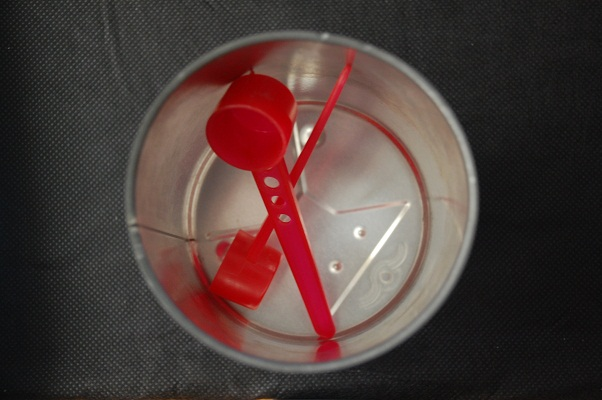
//> input picture images/BabyFood-Test6.JPG, 602 x 400 px
$ ./hist ../images/BabyFood-Test6.JPG   (built with g++ and OpenCV 4)
//> lines starting //> are read from the running program, lines starting //| are printed output that depends on the picture; after the words box and inside, x2 and y2 are one past the last pixel; in counts of white or black regions, pixels touching at a corner belong together
#include "opencv2/highgui/highgui.hpp"
#include "opencv2/imgproc/imgproc.hpp"
#include <iostream>
#include <stdio.h>

using namespace std;
using namespace cv;

Mat load_image(int argc, char**argv)
{
    assert((argc == 2) && "Not enough arguments");
    Mat image = imread(argv[1], CV_LOAD_IMAGE_COLOR);   // Read the file
    assert((image.data) && "Could not open or find image");
    return image;
}

Mat calc_hist(Mat src)
{
    vector<Mat> bgr_planes;
    split( src , bgr_planes );

    /// Establish the number of bins
    int histSize = 256;

    float range[] = { 0, 256 } ;
    const float* histRange = { range };

    bool uniform = true; bool accumulate = false;

    Mat hue, luminance, saturation;

    /// Compute the histograms:
    calcHist( &bgr_planes[0], 1, 0, Mat(), hue, 1, &histSize, &histRange, uniform, accumulate );
    calcHist( &bgr_planes[1], 1, 0, Mat(), luminance, 1, &histSize, &histRange, uniform, accumulate );
    calcHist( &bgr_planes[2], 1, 0, Mat(), saturation, 1, &histSize, &histRange, uniform, accumulate );

    // Draw the histograms for B, G and R
    int hist_w = 512;
    int hist_h = 400;
    int bin_w = cvRound( (double) hist_w/histSize );

    Mat histImage( hist_h, hist_w, CV_8UC3, Scalar( 0,0,0) );

    /// Normalize the result to [ 0, histImage.rows ]
    normalize(hue, hue, 0, histImage.rows, NORM_MINMAX, -1, Mat() );
    normalize(luminance, luminance, 0, histImage.rows, NORM_MINMAX, -1, Mat() );
    normalize(saturation, saturation, 0, histImage.rows, NORM_MINMAX, -1, Mat() );

    /// Draw for each channel
    for( int i = 1; i < histSize; i++ )
    {

        if (i <= 7 || i >= 162) {
            line( histImage, Point( bin_w*(i-1), hist_h - cvRound(hue.at<float>(i-1)) ) ,
                    Point( bin_w*(i), hist_h - cvRound(hue.at<float>(i)) ),
                    Scalar( 255, 0, 0), 2, 8, 0  );
        }
        else {
            line( histImage, Point( bin_w*(i-1), hist_h - cvRound(hue.at<float>(i-1)) ) ,
                    Point( bin_w*(i), hist_h - cvRound(hue.at<float>(i)) ),
                    Scalar( 0, 0, 255), 2, 8, 0  );
        }
        /*line( histImage, Point( bin_w*(i-1), hist_h - cvRound(luminance.at<float>(i-1)) ) ,
          Point( bin_w*(i), hist_h - cvRound(luminance.at<float>(i)) ),
          Scalar( 0, 255, 0), 2, 8, 0  );
          line( histImage, Point( bin_w*(i-1), hist_h - cvRound(saturation.at<float>(i-1)) ) ,
          Point( bin_w*(i), hist_h - cvRound(saturation.at<float>(i)) ),
          Scalar( 0, 0, 255), 2, 8, 0  );*/
    }

    return histImage;
}

int main( int argc, char** argv )
{
    Mat hls, histImage, original;
    original = load_image(argc, argv);
//> in load_image, image is the input picture: 400 rows x 602 cols, CV_8UC3; mean B, G, R 57.3, 60.4, 78
    cvtColor(original, hls, CV_BGR2HLS);
//> hls: 400 rows x 602 cols, CV_8UC3; mean of channels 0, 1, 2 40.7, 67.4, 33.8
    histImage = calc_hist(hls);
//> in calc_hist, `split( src , bgr_planes );`:
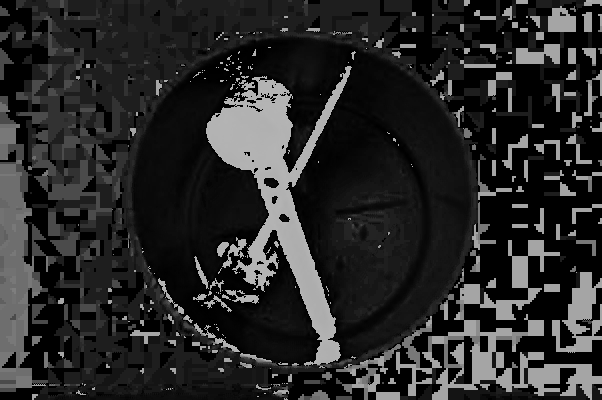
//> bgr_planes[0]: 400 rows x 602 cols, CV_8UC1; min 0, max 180, mean 40.7
//> in calc_hist, `split( src , bgr_planes );`:
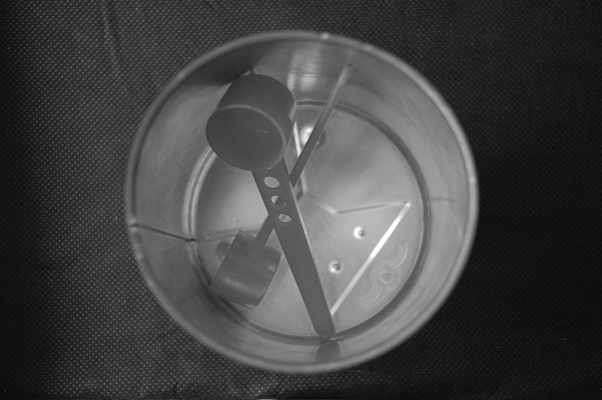
//> bgr_planes[1]: 400 rows x 602 cols, CV_8UC1; min 8, max 255, mean 67.4
//> in calc_hist, `split( src , bgr_planes );`:
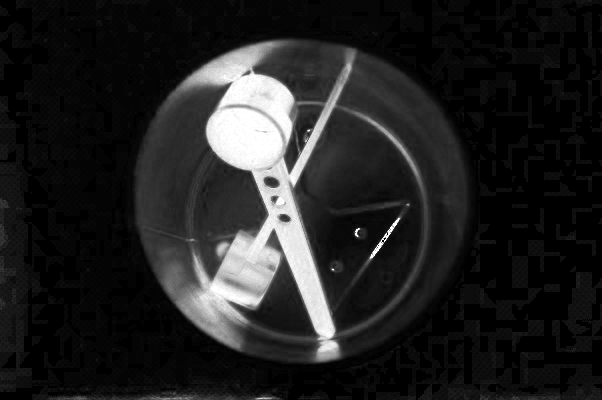
//> bgr_planes[2]: 400 rows x 602 cols, CV_8UC1; min 0, max 255, mean 33.8
//> in calc_hist, `calcHist( &bgr_planes[0], 1, 0, Mat(), hue, 1, &histSize, &histRange, ..`: hue = 256 values, max 61693 at index 0, min 0 at index 31, mean 940.6
//> in calc_hist, `calcHist( &bgr_planes[1], 1, 0, Mat(), luminance, 1, &histSize, &histR..`: luminance = 256 values, max 7662 at index 18, min 0 at index 0, mean 940.6
//> in calc_hist, `calcHist( &bgr_planes[2], 1, 0, Mat(), saturation, 1, &histSize, &hist..`: saturation = 256 values, max 58023 at index 0, min 0 at index 1, mean 940.6
//> in calc_hist, `normalize(hue, hue, 0, histImage.rows, NORM_MINMAX, -1, Mat() );`: hue = 256 values, max 400 at index 0, min 0 at index 31, mean 6.1
//> in calc_hist, `normalize(luminance, luminance, 0, histImage.rows, NORM_MINMAX, -1, Ma..`: luminance = 256 values, max 400 at index 18, min 0 at index 0, mean 49.11
//> in calc_hist, `normalize(saturation, saturation, 0, histImage.rows, NORM_MINMAX, -1, ..`: saturation = 256 values, max 400 at index 0, min 0 at index 1, mean 6.48
//> after the loop in calc_hist, `for( int i = 1; i < histSize; i++ )`:
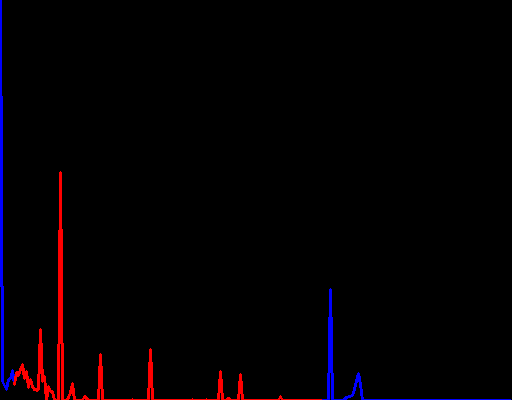
//> histImage: 400 rows x 512 cols, CV_8UC3; mean B, G, R 2.5, 0, 3.4

    namedWindow(argv[1], CV_WINDOW_AUTOSIZE );
    //imshow(argv[1], histImage );

    Mat red_only = load_image(argc, argv);

    for (int row = 0; row < hls.rows; row ++){
        for (int col = 0; col < hls.cols; col ++){
            int hue = hls.at<Vec3b>(row,col)[0];
            if ( (hue  < 0 || hue >= 162) && hue != 165 ){
                //printf("Hue us %d\n",hue);
                for (int channels = 0; channels < red_only.channels(); channels ++){
                    red_only.at<Vec3b>(row,col)[channels] = 255;
                }
            } else {
                for (int channels = 0; channels < red_only.channels(); channels ++){
                    red_only.at<Vec3b>(row,col)[channels] = 0;
                }
            }
        }
    }
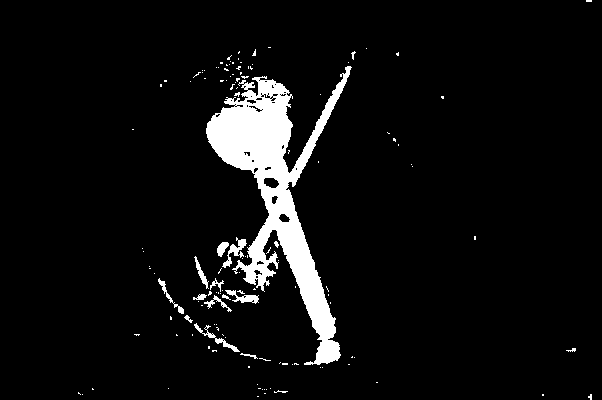
//> red_only: 400 rows x 602 cols, CV_8UC3; 6% white; 131 white regions (114 under 20 px), largest, box (x1, y1, x2, y2) and area: (206, 66, 352, 365) 12598, (222, 237, 247, 268) 235, (194, 323, 240, 352) 205
    namedWindow(argv[1], CV_WINDOW_AUTOSIZE );
    imshow(argv[1], red_only );

    waitKey(0);

    return 0;
}
